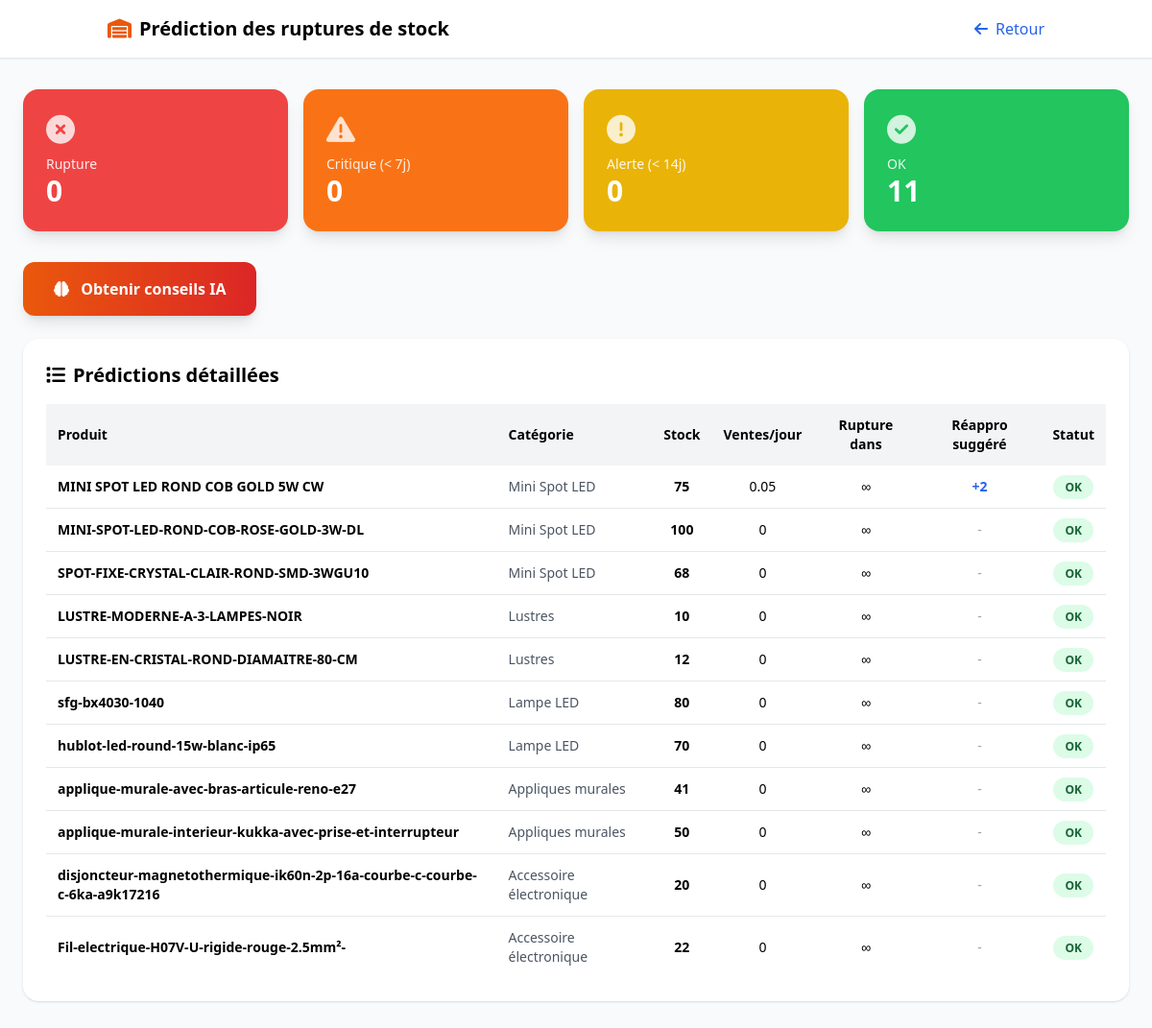
Screenshot of /ia/prediction_stock.php (signed in) with the database file from the repository.
### tables this page shows
CREATE TABLE `produits` (
  `id` int(11) NOT NULL,
  `nom` varchar(200) NOT NULL,
  `reference_produit` varchar(100) DEFAULT NULL,
  `description` text DEFAULT NULL,
  `prix` decimal(10,2) NOT NULL,
  `marque` varchar(100) DEFAULT NULL,
  `type_eclairage` varchar(100) DEFAULT NULL,
  `couleur` varchar(50) DEFAULT NULL,
  `image` varchar(255) DEFAULT NULL,
  `stock` int(11) DEFAULT 0,
  `categorie_id` int(11) DEFAULT NULL,
  `nouveau` tinyint(1) DEFAULT 0,
  `promo` tinyint(1) DEFAULT 0,
  `disponibilite` tinyint(1) DEFAULT 1,
  `date_creation` timestamp NOT NULL DEFAULT current_timestamp()
);

CREATE TABLE `categories` (
  `id` int(11) NOT NULL,
  `nom` varchar(100) NOT NULL,
  `description` text DEFAULT NULL
);

### ia/prediction_stock.php (the view, shortened to what this page needs)
<?php
require_once '../db/db.php';
function calculerVitesseVente($pdo, $produit_id, $jours = 60) {
    $stmt = $pdo->prepare("
        SELECT COALESCE(SUM(dc.quantite), 0) as total
        FROM details_commande dc
        JOIN commandes cmd ON dc.commande_id = cmd.id
        WHERE dc.produit_id = ?
          AND cmd.statut != 'annulee'
          AND cmd.date_commande >= DATE_SUB(NOW(), INTERVAL ? DAY)
    ");
    $stmt->execute([$produit_id, $jours]);
    $total = $stmt->fetchColumn();
    return $total / $jours;
}
$stmt = $pdo->query("
    SELECT p.id, p.nom, p.stock, p.reference_produit, c.nom as categorie
    FROM produits p
    LEFT JOIN categories c ON p.categorie_id = c.id
    WHERE p.disponibilite = TRUE
");
$produits = $stmt->fetchAll();
$predictions = [];
foreach ($produits as $p) {
    $vitesse = calculerVitesseVente($pdo, $p['id'], STOCK_HISTORY_DAYS);
    $jours_restants = $vitesse > 0 ? round($p['stock'] / $vitesse) : 999;
    $niveau = 'ok';
    $predictions[] = array_merge($p, [
        'vitesse' => round($vitesse, 2),
        'jours_restants' => $jours_restants,
        'niveau' => $niveau,
        'reappro_suggere' => $vitesse > 0 ? ceil($vitesse * 30) : 0
    ]);
}
usort($predictions, function($a, $b) {
    $order = ['rupture' => 0, 'critique' => 1, 'alerte' => 2, 'ok' => 3];
    return $order[$a['niveau']] <=> $order[$b['niveau']];
});
$nb_rupture = count(array_filter($predictions, fn($p) => $p['niveau'] === 'rupture'));
$nb_critique = count(array_filter($predictions, fn($p) => $p['niveau'] === 'critique'));
$nb_alerte = count(array_filter($predictions, fn($p) => $p['niveau'] === 'alerte'));
$nb_ok = count(array_filter($predictions, fn($p) => $p['niveau'] === 'ok'));
?>
<!DOCTYPE html>
<html lang="fr">
<head>
    <script src="https://cdn.tailwindcss.com"></script>
    <link rel="stylesheet" href="https://cdnjs.cloudflare.com/ajax/libs/font-awesome/6.4.0/css/all.min.css">
</head>
<body class="bg-gray-50 min-h-screen">
    <nav class="bg-white shadow-sm border-b">
        <div class="container mx-auto px-6 py-4 flex justify-between items-center">
            <h1 class="text-xl font-bold flex items-center">
                <i class="fas fa-warehouse text-orange-600 mr-2"></i>
                Prédiction des ruptures de stock
            </h1>
            <a href="../admin/dashboard.php" class="text-blue-600 hover:underline">
                <i class="fas fa-arrow-left mr-1"></i> Retour
            </a>
        </div>
    </nav>
    <main class="container mx-auto px-6 py-8 max-w-7xl">
        <div class="grid md:grid-cols-4 gap-4 mb-8">
            <div class="bg-red-500 text-white rounded-2xl p-6 shadow-lg">
                <i class="fas fa-times-circle text-3xl opacity-80 mb-2"></i>
                <p class="text-sm opacity-90">Rupture</p>
                <h3 class="text-3xl font-bold"><?= $nb_rupture ?></h3>
            </div>
            <div class="bg-orange-500 text-white rounded-2xl p-6 shadow-lg">
                <i class="fas fa-exclamation-triangle text-3xl opacity-80 mb-2"></i>
                <p class="text-sm opacity-90">Critique (&lt; <?= STOCK_CRITICAL_DAYS ?>j)</p>
                <h3 class="text-3xl font-bold"><?= $nb_critique ?></h3>
            </div>
            <div class="bg-yellow-500 text-white rounded-2xl p-6 shadow-lg">
                <i class="fas fa-exclamation-circle text-3xl opacity-80 mb-2"></i>
                <p class="text-sm opacity-90">Alerte (&lt; <?= STOCK_ALERT_DAYS ?>j)</p>
                <h3 class="text-3xl font-bold"><?= $nb_alerte ?></h3>
            </div>
            <div class="bg-green-500 text-white rounded-2xl p-6 shadow-lg">
                <i class="fas fa-check-circle text-3xl opacity-80 mb-2"></i>
                <p class="text-sm opacity-90">OK</p>
                <h3 class="text-3xl font-bold"><?= $nb_ok ?></h3>
            </div>
        </div>
        <form method="POST" class="mb-6">
            <button type="submit" name="conseils"
                    class="px-8 py-4 bg-gradient-to-r from-orange-600 to-red-600 text-white rounded-xl font-bold shadow-lg">
                <i class="fas fa-brain mr-2"></i>
                Obtenir conseils IA
            </button>
        </form>
        <div class="bg-white rounded-2xl shadow p-6">
            <h3 class="text-xl font-bold mb-4"><i class="fas fa-list mr-2"></i>Prédictions détaillées</h3>
            <div class="overflow-x-auto">
                <table class="w-full text-sm">
                    <thead class="bg-gray-100">
                        <tr>
                            <th class="p-3 text-left">Produit</th>
                            <th class="p-3 text-left">Catégorie</th>
                            <th class="p-3 text-center">Stock</th>
                            <th class="p-3 text-center">Ventes/jour</th>
                            <th class="p-3 text-center">Rupture dans</th>
                            <th class="p-3 text-center">Réappro suggéré</th>
                            <th class="p-3 text-center">Statut</th>
                        </tr>
                    </thead>
                    <tbody class="divide-y">
                        <?php foreach ($predictions as $p):
                            $colors = [
                                'rupture' => ['bg-red-100', 'text-red-800', 'Rupture'],
                                'critique' => ['bg-orange-100', 'text-orange-800', 'Critique'],
                                'alerte' => ['bg-yellow-100', 'text-yellow-800', 'Alerte'],
                                'ok' => ['bg-green-100', 'text-green-800', 'OK']
                            ];
                            $c = $colors[$p['niveau']];
                        ?>
                            <tr class="hover:bg-gray-50">
                                <td class="p-3 font-semibold"><?= htmlspecialchars($p['nom']) ?></td>
                                <td class="p-3 text-gray-600"><?= htmlspecialchars($p['categorie'] ?? '-') ?></td>
                                <td class="p-3 text-center font-bold"><?= $p['stock'] ?></td>
                                <td class="p-3 text-center"><?= $p['vitesse'] ?></td>
                                <td class="p-3 text-center">
                                    <?= $p['jours_restants'] < 999 ? $p['jours_restants'] . ' j' : '∞' ?>
                                </td>
                                <td class="p-3 text-center">
                                    <?php if ($p['reappro_suggere'] > 0): ?>
                                        <span class="text-blue-600 font-semibold">+<?= $p['reappro_suggere'] ?></span>
                                    <?php else: ?>
                                        <span class="text-gray-400">-</span>
                                    <?php endif; ?>
                                </td>
                                <td class="p-3 text-center">
                                    <span class="px-3 py-1 rounded-full text-xs font-bold <?= $c[0] ?> <?= $c[1] ?>">
                                        <?= $c[2] ?>
                                    </span>
                                </td>
                            </tr>
                        <?php endforeach; ?>
                    </tbody>
                </table>
            </div>
        </div>
    </main>
</body>
</html>

### rows the page displays
produits: nom "MINI SPOT LED ROND COB GOLD 5W CW", categorie.nom "Mini Spot LED", stock "75", vitesse "0.05", reappro_suggere "2", c "OK"
produits: nom "MINI-SPOT-LED-ROND-COB-ROSE-GOLD-3W-DL", categorie.nom "Mini Spot LED", stock "100", vitesse "0", c "OK"
produits: nom "SPOT-FIXE-CRYSTAL-CLAIR-ROND-SMD-3WGU10", categorie.nom "Mini Spot LED", stock "68", vitesse "0", c "OK"
produits: nom "LUSTRE-MODERNE-A-3-LAMPES-NOIR", categorie.nom "Lustres", stock "10", vitesse "0", c "OK"
produits: nom "LUSTRE-EN-CRISTAL-ROND-DIAMAITRE-80-CM", categorie.nom "Lustres", stock "12", vitesse "0", c "OK"
produits: nom "sfg-bx4030-1040", categorie.nom "Lampe LED", stock "80", vitesse "0", c "OK"
produits: nom "hublot-led-round-15w-blanc-ip65", categorie.nom "Lampe LED", stock "70", vitesse "0", c "OK"
produits: nom "applique-murale-avec-bras-articule-reno-e27", categorie.nom "Appliques murales", stock "41", vitesse "0", c "OK"
produits: nom "applique-murale-interieur-kukka-avec-prise-et-interrupteur", categorie.nom "Appliques murales", stock "50", vitesse "0", c "OK"
produits: nom "disjoncteur-magnetothermique-ik60n-2p-16a-courbe-c-courbe-c-6ka-a9k17216", categorie.nom "Accessoire électronique", stock "20", vitesse "0", c "OK"
produits: nom "Fil-electrique-H07V-U-rigide-rouge-2.5mm²-", categorie.nom "Accessoire électronique", stock "22", vitesse "0", c "OK"

### other values shown
$nb_rupture "0"
STOCK_CRITICAL_DAYS "7"
$nb_critique "0"
STOCK_ALERT_DAYS "14"
$nb_alerte "0"
$nb_ok "11"
